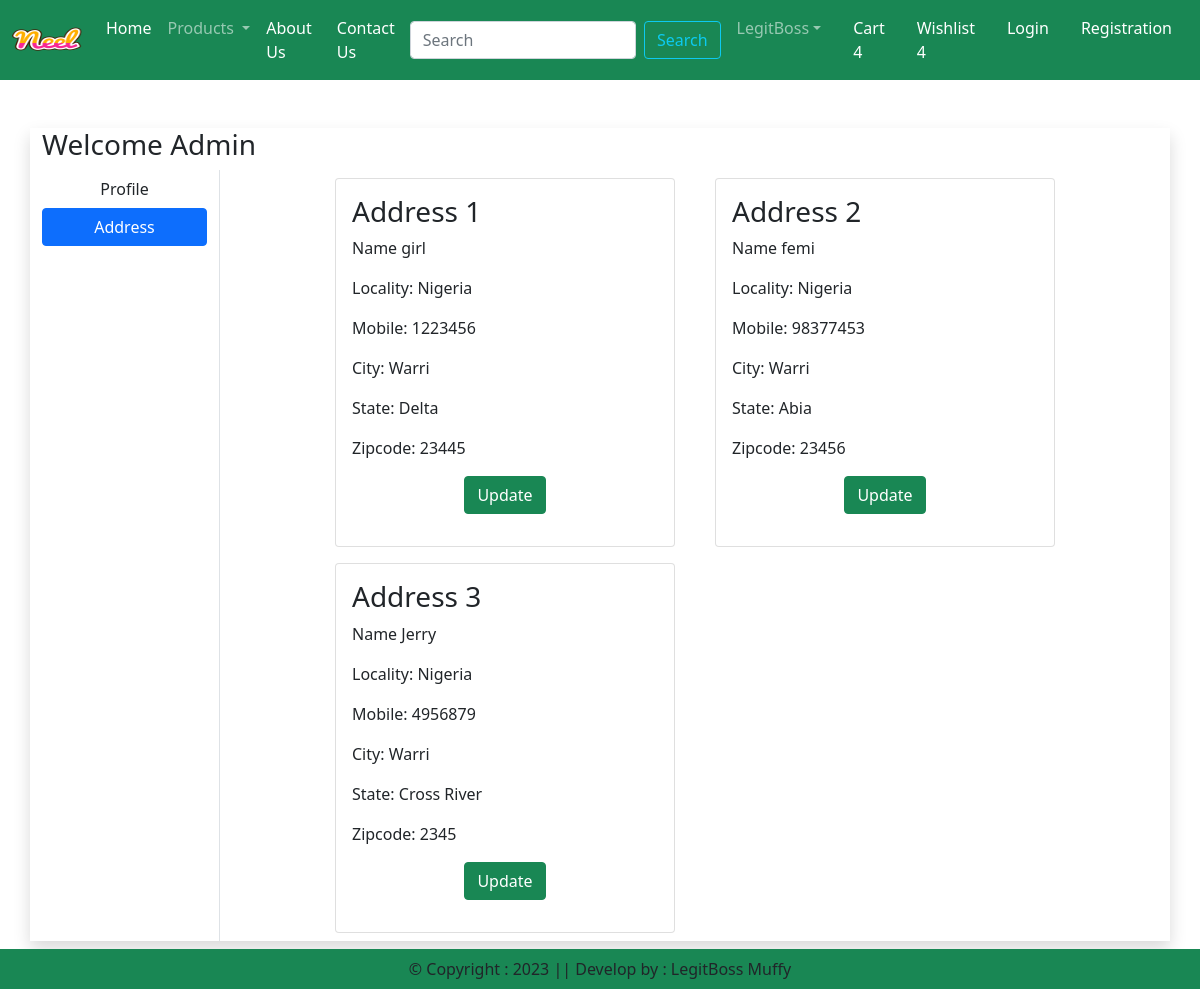
Screenshot of /address (signed in) with the database file from the repository.
### app/models.py (models this page shows, shortened)
class Customer(models.Model):
    user = models.ForeignKey(User, on_delete=models.CASCADE)
    name = models.CharField(max_length=200)
    locality = models.CharField(max_length=200)
    city = models.CharField(max_length=200)
    mobile = models.IntegerField(default=0)
    zipcode = models.IntegerField()
    state = models.CharField(max_length=100, choices=STATE_CHOICES)

### app/views.py (the view)
# urls.py: path('address', views.address, name='address'),
def address(request):
    add = Customer.objects.filter(user=request.user)
    return render(request, 'app/address.html', locals())

### app/templates/app/address.html (shortened to what this page needs)
{% extends 'app/base.html' %}
{% load static %}
{% block main-content %}
    <div class="container my-5">
        <div class="row shadow">
            <h3>Welcome <span class="text-capitalize">{{request.user}}</span></h3>
            <div class="col-sm-2 border-end">
                <ul class="list-unstyled">
                    <li class="d-grid"><a href="{% url 'profile' %}" class="btn ">Profile</a></li>
                    <li class="d-grid"><a href="{% url 'address' %}" class="btn btn-primary">Address</a></li>
                </ul>
            </div>
            <div class="col-sm-8 offset-sm-1">
                <div class="row">
                    {% for ad in add %}
                        <div class="col-sm-6">
                            <div class="card m-2">
                                <div class="card-body">
                                    <h3>Address {{forloop.counter}}</h3>
                                    <p>Name {{ad.name}}</p>
                                    <p>Locality: {{ad.locality}}</p>
                                    <p>Mobile: {{ad.mobile}}</p>
                                    <p>City: {{ad.city}}</p>
                                    <p>State: {{ad.state}}</p>
                                    <p>Zipcode: {{ad.zipcode}}</p>
                                    <p class="text-center"> <a href="{% url 'updateAddress' pk=ad.id %}" type="button" class="btn btn-success">Update</a></p>
                                </div>
                            </div>
                        </div>
                    {% endfor %}
                </div>
            </div>
        </div>
    </div>
{% endblock main-content %}

### rows the page displays
Customer: name "girl", locality "Nigeria", mobile "1223456", city "Warri", state "Delta", zipcode "23445"
Customer: name "femi", locality "Nigeria", mobile "98377453", city "Warri", state "Abia", zipcode "23456"
Customer: name "Jerry", locality "Nigeria", mobile "4956879", city "Warri", state "Cross River", zipcode "2345"

### other values shown
{{ request.user }} "Admin"
